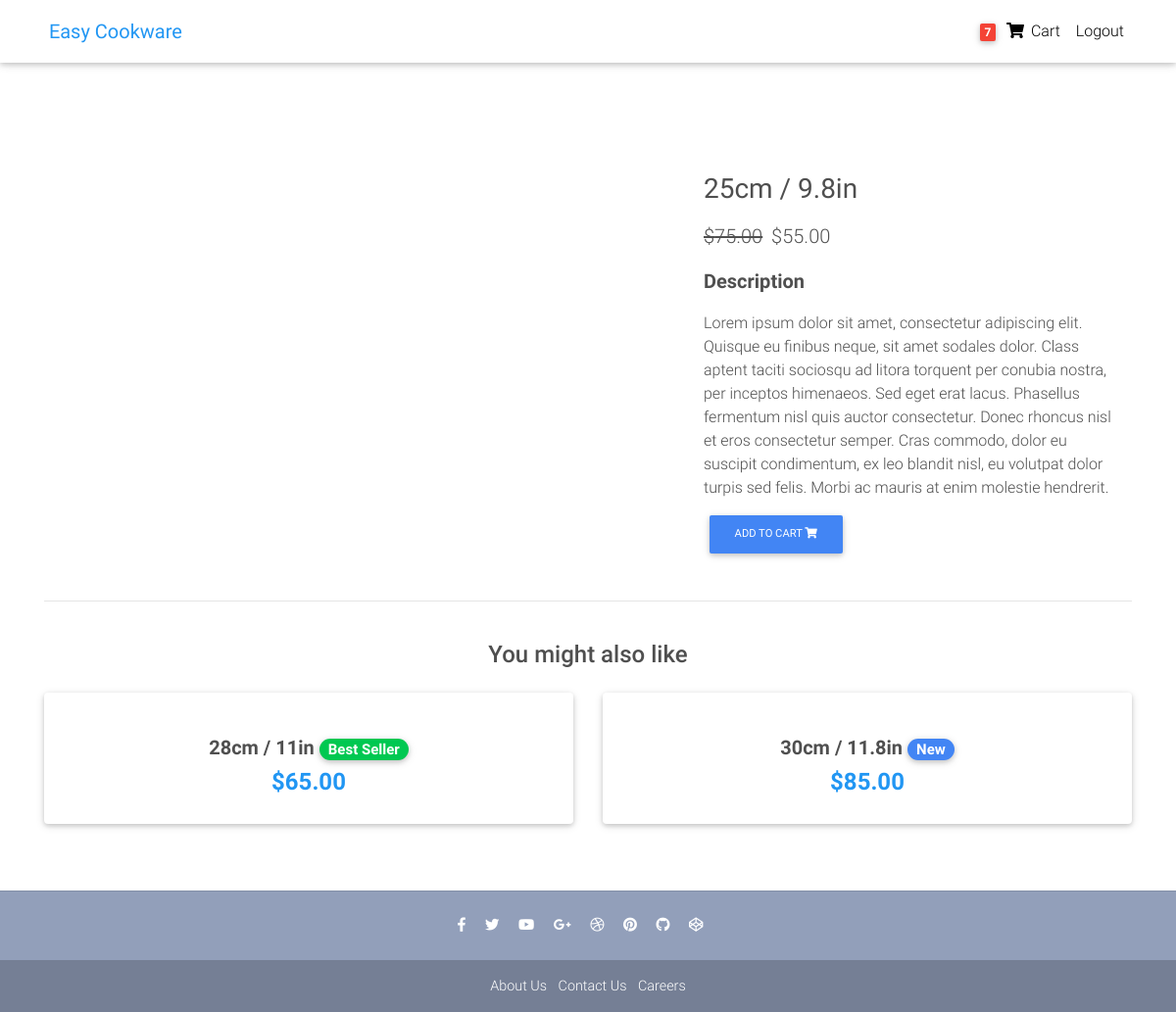
/product/4/ (signed in), run on the app's committed database.
### frypan/models.py (models this page shows, shortened)
class Order(models.Model):
    user = models.ForeignKey(settings.AUTH_USER_MODEL, on_delete=models.CASCADE)
    items = models.ManyToManyField(OrderItem)
    start_date = models.DateTimeField(auto_now_add=True)
    ordered_date = models.DateTimeField()
    ordered = models.BooleanField(default=False)

class OrderItem(models.Model):
    user = models.ForeignKey(settings.AUTH_USER_MODEL, on_delete=models.CASCADE)
    ordered = models.BooleanField(default=False)
    items = models.ForeignKey(Item, on_delete=CASCADE)
    quantity = models.IntegerField(default=1)

class Item(models.Model):
    title = models.CharField(max_length=100)
    price = models.DecimalField(max_digits=6, decimal_places=2)
    stripe_price = models.CharField(max_length=120, blank=True, null=True)
    discount_price = models.DecimalField(max_digits=6, decimal_places=2, blank=True, null=True)
    label_color = models.CharField(max_length=25, blank=True, null=True)
    label = models.CharField(max_length=25, blank=True, null=True)
    description = models.TextField()
    img = models.CharField(max_length=500)

### frypan/views.py (the view)
# urls.py: path('product/<int:product_id>/', views.product, name='product'),
def product(request, product_id):
    prod = get_object_or_404(Item, id=product_id)
    context = {
        'prod':prod,
        'items':Item.objects.all()
    }
    return render(request,'product.html',context)

### frypan/templatetags/cart_template_tags.py (called while the page is built)
@register.filter
def cart_item_count(user):
    if user.is_authenticated:
        order = Order.objects.get(user=user, ordered=False)
        sum = 0
        for item in order.items.all():
            sum += item.quantity
    return sum

### frypan/templates/product.html (shortened to what this page needs)
{% extends "base.html" %}
{% load static %}
{% block content %}
  <main class="mt-3 pt-2">
    <div class="container dark-grey-text mt-5">
      <div class="row wow fadeIn">
        <div class="col-md-7 mb-4">
        </div>
        <div class="col-md-5 mb-4">
          <div class="p-2">
            <div class="mb-3">
              <h3><strong>{{ prod.title }}</strong></h3>
            </div>
            <p class="lead">
              {% if prod.discount_price %}
              <span class="mr-1">
                <del>${{ prod.price }}</del>
              </span>
              <span>${{ prod.discount_price }}</span>
              {% else %}
              <span>${{ prod.price }}</span>
              {% endif %}
            </p>
            <p class="lead font-weight-bold">Description</p>
            <p>{{ prod.description }}</p>
            <a href="{% url 'frypan:add_to_cart' prod.id %}" class="btn btn-primary btn-md my-0 p">Add to cart
              <i class="fas fa-shopping-cart"></i>
            </a>
          </div>
        </div>
      </div>
      <hr>
      <div class="row d-flex justify-content-center wow fadeIn">
        <div class="col-md-6 text-center">
          <h4 class="my-4 h4">You might also like</h4>
        </div>
      </div>
      <div class="row wow fadeIn">
        {% for item in items %}
        {% if item.id != prod.id %}
        <div class="col-lg-6 col-md-12 mb-4">
            <div class="card">
              <div class="view overlay pt-3">
              </div>
              <div class="card-body text-center">
                <h5>
                  <strong>
                    <a href="{% url 'frypan:product' item.id %}" class="dark-grey-text">{{ item.title }}
                      {% if item.label_color %}
                      <span class="badge badge-pill {{ item.label_color }}-color">{{ item.label}}</span>
                      {% endif %}
                    </a>
                  </strong>
                </h5>
                <h4 class="font-weight-bold blue-text">
                  {% if item.discount_price %}
                  <strong>${{ item.discount_price }}</strong>
                  {% else %}
                  <strong>${{ item.price }}</strong>
                  {% endif %}
                </h4>
              </div>
            </div>
          </div>
          {% endif %}
          {% endfor %}
      </div>
    </div>
  </main>
{% endblock content %}

### frypan/templates/_navbar.html (shortened to what this page needs)
  {% load cart_template_tags %}
  {% load static %}
  <nav class="navbar fixed-top navbar-expand-lg navbar-light white scrolling-navbar">
    <div class="container">
      <a class="navbar-brand waves-effect" href="{% url 'frypan:home' %}">
        <strong class="blue-text">  Easy Cookware</strong>
      </a>
      <div class="collapse navbar-collapse" id="navbarSupportedContent">
        <ul class="navbar-nav nav-flex-icons">
          {% if request.user.is_authenticated %}
          <li class="nav-item">
            <a class="nav-link waves-effect" href="{% url 'frypan:order_summary' %}">
              {% if request.user|cart_item_count > 0 %}
              <span class="badge red z-depth-1 mr-1"> {{ request.user|cart_item_count }} </span>
              {% else %}
              <span class="badge red z-depth-1 mr-1"> 0 </span>
              {% endif %}
              <i class="fas fa-shopping-cart"></i>
              <span class="clearfix d-none d-sm-inline-block"> Cart </span>
            </a>
          </li>
          <li class="nav-item">
            <a class="nav-link waves-effect" href="{% url 'account_logout' %}">
              <span class="clearfix d-none d-sm-inline-block"> Logout </span>
            </a>
          </li>
          {% endif %}
        </ul>
      </div>
    </div>
  </nav>

### frypan/templates/base.html (style rules this page uses)
html, body, header, .carousel { height: 60vh; }
html, body { height: 100%; }

### data on the page
Item: title "25cm / 9.8in", price "75.00", discount_price "55.00", description "Lorem ipsum dolor sit amet, consectetur adipiscing elit. Quisque eu finibus neque, sit amet sodales dolor. Class aptent taciti sociosqu ad litora torquent per conubia nostra, per inceptos himenaeos. Sed eget erat lacus. Phasellus fermentum nisl quis auctor consectetur. Donec rhoncus nisl et eros consectetur semper. Cras commodo, dolor eu suscipit condimentum, ex leo blandit nisl, eu volutpat dolor turpis sed felis. Morbi ac mauris at enim molestie hendrerit."
Item: title "28cm / 11in", label "Best Seller", price "65.00"
Item: title "30cm / 11.8in", label "New", discount_price "85.00"

### other printed values
{{ request.user|cart_item_count }} "7"
